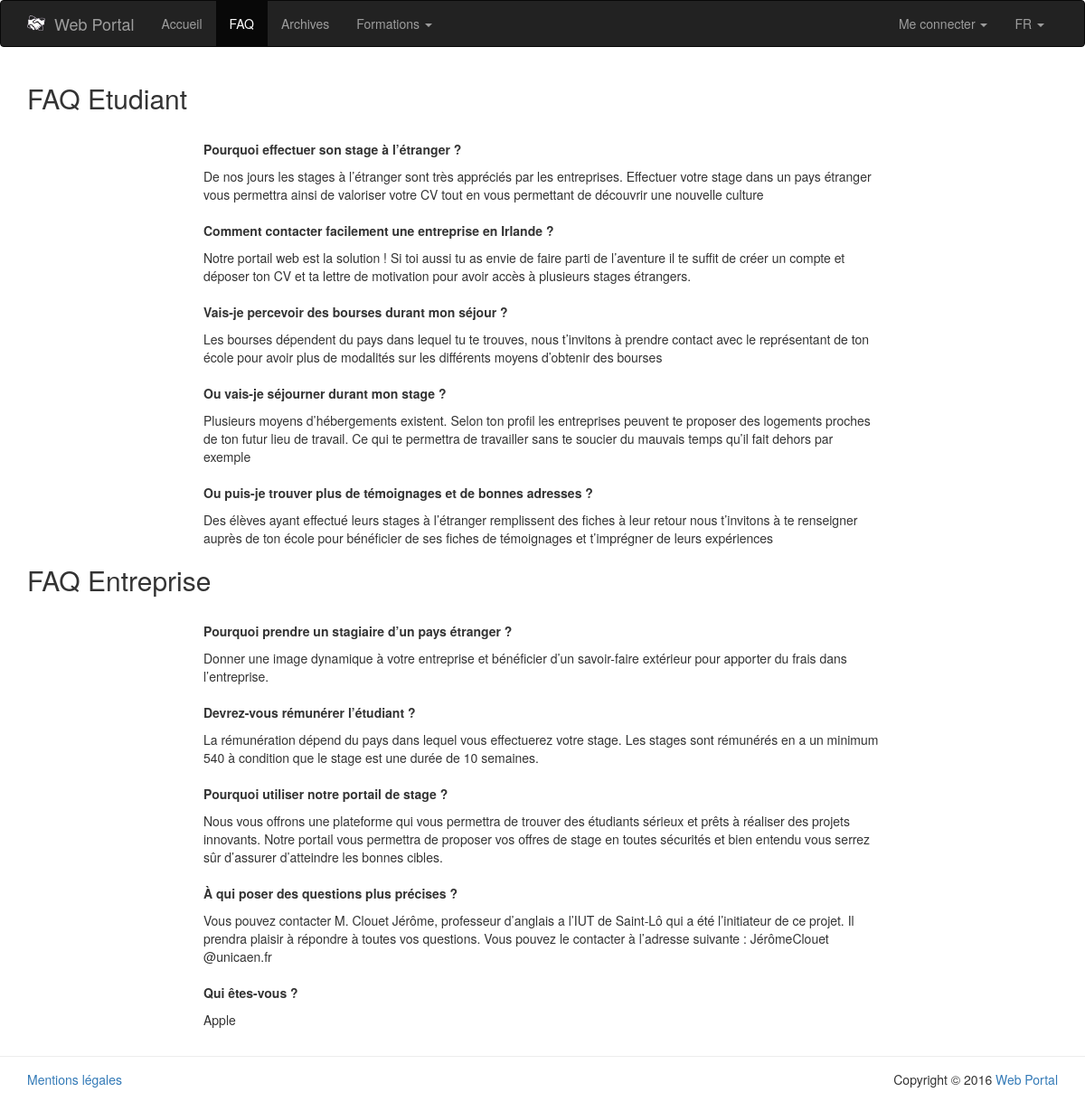
The page /PHP/public/index.php?page=faq on the database as committed earlier.
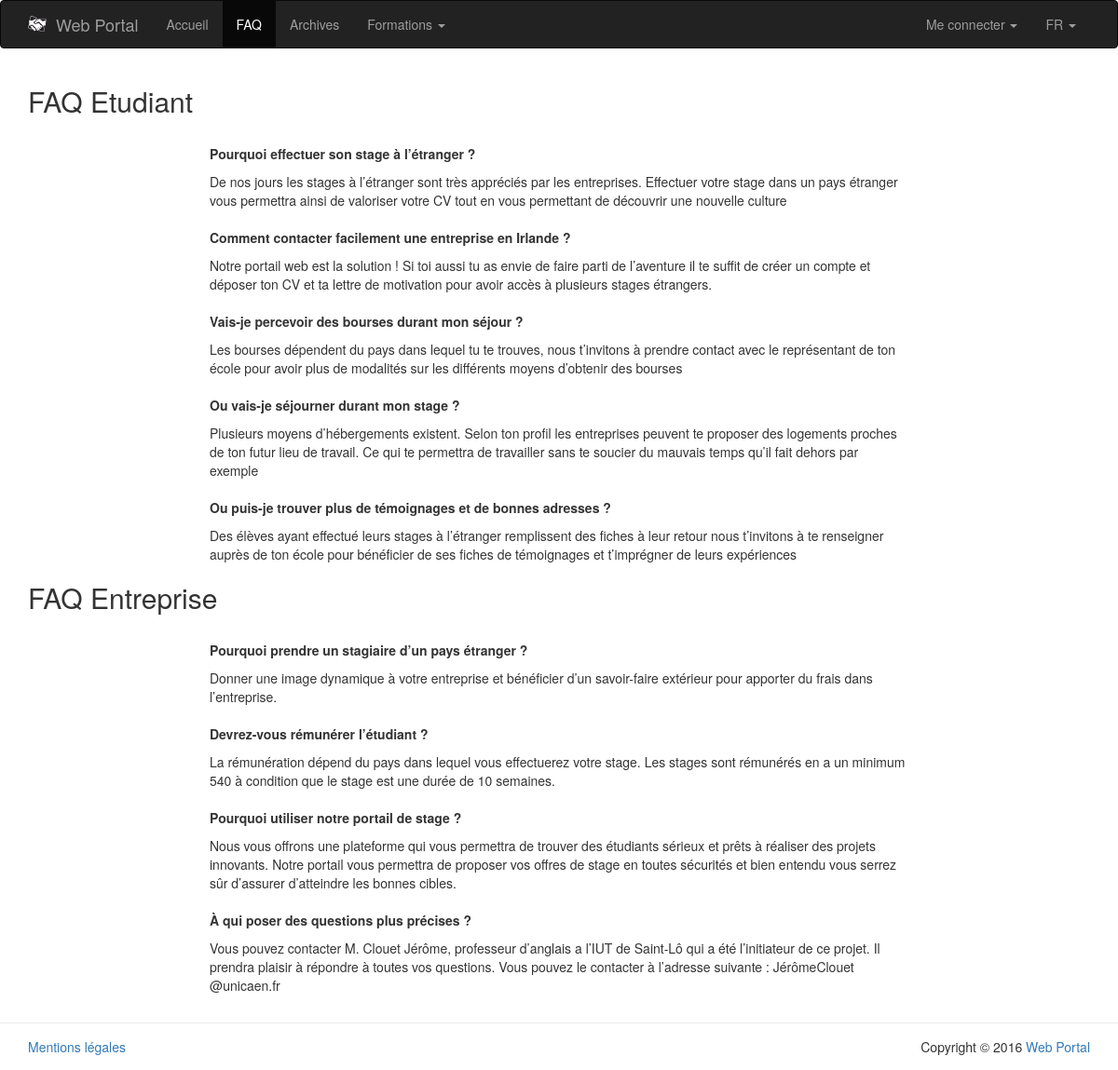
The same page on the database as committed later.
### tables this page shows
CREATE TABLE IF NOT EXISTS `faq` (
  `id` int(11) NOT NULL AUTO_INCREMENT,
  `question` text NOT NULL,
  `answer` text NOT NULL,
  `target` enum('student','company') NOT NULL,
  PRIMARY KEY (`id`)
);

### PHP/app/model/Faq.class.php (called while the page is built, shortened)
<?php
	class Faq {
		public function __get($nom) {
			return $this->$nom;
		}
		public static function getStudentsFaq() {
			$db = PDOConnexion::getInstance();
			$sql = 'SELECT * FROM faq WHERE target LIKE "student"';
			$sth = $db->prepare($sql);
			$sth->setFetchMode(PDO::FETCH_CLASS|PDO::FETCH_PROPS_LATE, 'Faq');
			$sth->execute();
			return $sth->fetchAll();
		}
		public static function getCompaniesFaq() {
			$db = PDOConnexion::getInstance();
			$sql = 'SELECT * FROM faq WHERE target LIKE "company"';
			$sth = $db->prepare($sql);
			$sth->setFetchMode(PDO::FETCH_CLASS|PDO::FETCH_PROPS_LATE, 'Faq');
			$sth->execute();
			return $sth->fetchAll();
		}
	}
?>

### PHP/app/view/faq.php (the view)
<div class="container">
	<div class="row">
		<div class="col-md-12">
			<h2>FAQ Etudiant</h2>
			<?php
				foreach(Faq::getStudentsFaq() as $faq) {
					echo '
						<br />
						<div class="row">
							<div class="col-md-offset-2 col-md-8">
								<p><b>' . $faq->question . '</b></p>
							</div>
						</div>
						<div class="row">
							<div class="col-md-offset-2 col-md-8">' . $faq->answer . '</div>
						</div>
					';
				}
			?>
			<h2>FAQ Entreprise</h2>
			<?php
				foreach(Faq::getCompaniesFaq() as $faq) {
					echo '
						<br />
						<div class="row">
							<div class="col-md-offset-2 col-md-8">
								<p><b>' . $faq->question . '</b></p>
							</div>
						</div>
						<div class="row">
							<div class="col-md-offset-2 col-md-8">' . $faq->answer . '</div>
						</div>
					';
				}
			?>
		</div>
	</div>
</div>

### PHP/public/index.php (shortened to what this page needs)
<?php
	if (substr($_GET['page'], 0, 6) == 'admin/') {
		if (App::isAdmin()) {
			if (!file_exists(APP . '/view/' . $_GET['page'] . '.php')) {
				App::getHeader(404);
			}
			require_once(APP . '/view/admin/header.php');
			require_once(APP . '/view/' . $_GET['page'] . '.php');
			require_once(APP . '/view/admin/footer.php');
		}
		else {
			App::getHeader(404);
		}
	}
	else {
		if (!file_exists(APP . '/view/' . $_GET['page'] . '.php')) {
			App::getHeader(404);
		}
		else {
			require_once(APP . '/view/header.php');
			require_once(APP . '/view/' . $_GET['page'] . '.php');
			require_once(APP . '/view/footer.php');
		}
	}
?>

### PHP/app/view/header.php (shortened to what this page needs)
<!DOCTYPE html>
<html lang="fr">
	<head>
		<link href="css/bootstrap.min.css" rel="stylesheet">
		<link href="https://maxcdn.bootstrapcdn.com/font-awesome/4.5.0/css/font-awesome.min.css" rel="stylesheet">
	</head>
	<body>
		<nav class="navbar navbar-inverse">
			<div class="container">
				<div class="navbar-header">
					<a class="navbar-brand" href="index.php?page=home"><img src="img/logo.png" alt="Logo" style="float: left; margin-right: 10px; width: 20px;"><?php echo App::$siteTitle; ?></a>
				</div>
				<div id="navbar" class="collapse navbar-collapse">
					<ul class="nav navbar-nav">
						<li<?php App::isCurrentPage('home'); ?>><a href="index.php?page=home">Accueil</a></li>
						<li<?php App::isCurrentPage('faq'); ?>><a href="index.php?page=faq">FAQ</a></li>
						<li<?php App::isCurrentPage('archives'); ?>><a href="index.php?page=archives">Archives</a></li>
						<li class="dropdown"
							     	App::isCurrentPage('formations-ireland'); ?>>
								  	<a id="formations-dropdown" href="#" class="dropdown-toggle" data-toggle="dropdown" role="button" aria-haspopup="true" aria-expanded="false">
										Formations
										<span class="caret"></span>
									</a>
						</li>
					</ul>
					<ul class="nav navbar-nav navbar-right">
						<?php if (App::isLogged()) : ?>
							<?php $member = App::getMember(); ?>
							<?php if (get_class($member) == 'Student') : ?>
								<li class="dropdown">
									<a id="student-dropdown" href="#" class="dropdown-toggle" data-toggle="dropdown" role="button" aria-haspopup="true" aria-expanded="false">
										<?php echo $member->first_name; ?>
										<span class="caret"></span>
									</a>
									<ul class="dropdown-menu" aria-labelledby="student-dropdown">
										<li><a href="index.php?page=profile-student">Profil</a></li>
										<li><a href="index.php?page=internship-request">Demander un stage</a></li>
										<li><a href="index.php?page=find-internship">Rechercher une entreprise</a></li>
										<?php if (App::isAdmin()) : ?>
											<li class="divider" role="separator"></li>
											<li><a href="index.php?page=admin/home">Administration</a></li>
										<?php endif; ?>
									</ul>
								</li>
							<?php else : ?>
								<li class="dropdown">
									<a id="company-dropdown" href="#" class="dropdown-toggle" data-toggle="dropdown" role="button" aria-haspopup="true" aria-expanded="false">
										<?php echo $member->name; ?>
										<span class="caret"></span>
									</a>
									<ul class="dropdown-menu" aria-labelledby="company-dropdown">
										<li><a href="index.php?page=profile-company">Profil</a></li>
										<li><a href="index.php?page=my-internships">Stages proposés</a></li>
										<li><a href="index.php?page=find-student">Rechercher des étudiants</a></li>
									</ul>
								</li>
							<?php endif; ?>
							<li><a href="index.php?page=signout">Déconnexion</a></li>
						<?php else : ?>
							<li class="dropdown">
								<a id="login-dropdown" href="#" class="dropdown-toggle" data-toggle="dropdown" role="button" aria-haspopup="true" aria-expanded="false">
									Me connecter
									<span class="caret"></span>
								</a>
							</li>
						<?php endif; ?>
						<li class="dropdown">
							<a id="lang-dropdown" href="#" class="dropdown-toggle" data-toggle="dropdown" role="button" aria-haspopup="true" aria-expanded="false">
								FR
								<span class="caret"></span>
							</a>
						</li>
                    </ul>
				</div>
			</div>
		</nav>

### PHP/app/model/App.class.php (shortened to what this page needs)
<?php
	class App {
		public static function isCurrentPage($page) {
			if ($_GET['page'] == $page) {
				echo ' class="active"';
			}
		}
		public static function isLogged() {
			return false;
		}
	}
?>

### PHP/app/view/footer.php (shortened to what this page needs)
		<footer id="footer" style="border-top: 1px solid #ededed; margin-top: 30px; padding: 15px 0;">
			<div class="container">
				<div class="row">
					<div class="col-md-8">
						<a href="index.php?page=legal">Mentions légales</a>
					</div>
					<div class="col-md-4 text-right">
						Copyright &copy; <?php echo date('Y') . ' <a href="index.php?page=home">' . App::$siteTitle . '</a>'; ?>
					</div>
				</div>
			</div>
		</footer>
	</body>
</html>

Rows that differ between the two databases and show on the page:
removed faq: question "Qui êtes-vous ?", answer "Apple", shown under "FAQ Entreprise"
